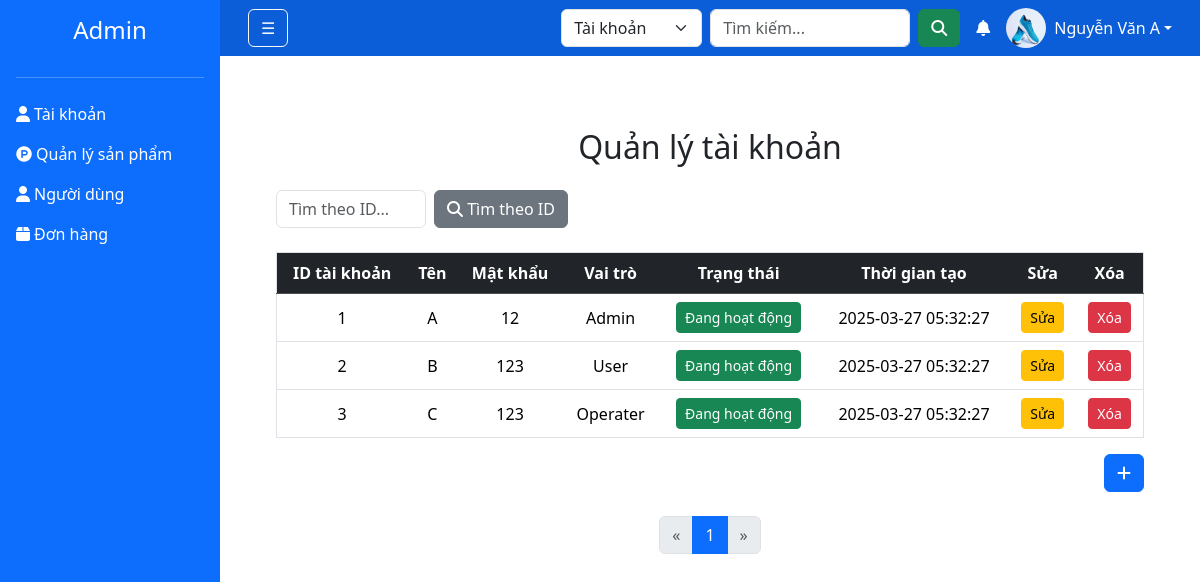
The page /admin.php (signed in) on the database its author committed.
### tables this page shows
CREATE TABLE `taikhoan` (
  `idtk` int(10) NOT NULL,
  `username` varchar(200) NOT NULL,
  `password` varchar(200) NOT NULL,
  `roleId` int(10) NOT NULL,
  `trangthai` int(10) NOT NULL DEFAULT 1,
  `thoigiantao` timestamp NOT NULL DEFAULT current_timestamp()
);

CREATE TABLE `role` (
  `roleId` int(10) NOT NULL,
  `Ten` varchar(200) NOT NULL
);

### qltk.php (the view, shortened to what this page needs)
<?php
$conn = connectData();
$limit = 8;
$page = isset($_GET['p']) && is_numeric($_GET['p']) && $_GET['p'] > 0 ? (int)$_GET['p'] : 1;
$offset = ($page - 1) * $limit;
if (isset($_GET['queryid']) && !empty($_GET['queryid'])) {
    $search = trim($_GET['queryid']);
    $sql = "
        SELECT tk.*, r.Ten
        FROM taikhoan tk
        LEFT JOIN role r ON tk.roleId = r.roleId
        WHERE tk.idtk LIKE ?
        LIMIT $limit OFFSET $offset
    ";
    $stmt = $conn->prepare($sql);
    $search_param = "%" . $search . "%";
    $stmt->bind_param("s", $search_param);
    $stmt->execute();
    $result = $stmt->get_result();
} else {
    $sql = "
        SELECT tk.*, r.Ten
        FROM taikhoan tk
        LEFT JOIN role r ON tk.roleId = r.roleId
        LIMIT $limit OFFSET $offset
    ";
    $result = $conn->query($sql);
}
?>
<!DOCTYPE html>
<html lang="vi">
<head>
    <link rel="stylesheet" href="./assets/fonts/css/all.min.css">
    <link href="./assets/bootstrap/css/bootstrap.min.css" rel="stylesheet">
</head>
<body>
    <div class="container mb-5 mt-4">
        <h2 class="text-center mb-4">Quản lý tài khoản</h2>
        <div class="row g-2 mb-4">
            <div class="">
                <div class="d-flex flex-wrap">
                    <div class="col-12 col-md-6">
                        <form action="" method="GET" class="d-flex" style="max-width: 400px;">
                            <input type="text" name="queryid" class="form-control me-2" placeholder="Tìm theo ID..." style="width: 150px;">
                            <button type="submit" class="btn btn-secondary"><i class="fa-solid fa-magnifying-glass"></i> Tìm theo ID</button>
                        </form>
                    </div>
                </div>
            </div>
        </div>
        <div class="table-responsive">
            <table class="table table-hover border align-middle text-center">
                <thead class="table-dark">
                    <tr>
                        <th>ID tài khoản</th>
                        <th>Tên</th>
                        <th>Mật khẩu</th>
                        <th>Vai trò</th>
                        <th>Trạng thái</th>
                        <th>Thời gian tạo</th>
                        <th>Sửa</th>
                        <th>Xóa</th>
                    </tr>
                </thead>
                <tbody>
                    <?php if ($result && $result->num_rows > 0): ?>
                        <?php while ($row = $result->fetch_assoc()): ?>
                            <tr>
                                <td><?= $row['idtk'] ?></td>
                                <td><?= htmlspecialchars($row['username']) ?></td>
                                <td><?= htmlspecialchars($row['password']) ?></td>
                                <td><?= $row['Ten'] ?? 'Không rõ' ?></td>
                                <td>
                                    <a href="#"
                                        class="btn btn-sm toggle-status <?= $row['trangthai'] == 1 ? 'btn-success' : 'btn-secondary' ?>"
                                        data-id="<?= $row['idtk'] ?>"
                                        data-status="<?= $row['trangthai'] ?>"
                                        id="status-<?= $row['idtk'] ?>"
                                        onclick="return confirm('Bạn có chắc chắn muốn thay đổi trạng thái tài khoản này?')">
                                        <?= $row['trangthai'] == 1 ? 'Đang hoạt động' : 'Bị khóa' ?>
                                    </a>
                                </td>
                                <td><?= $row['thoigiantao'] ?></td>
                                <td><a href="./ad/suataikhoan.php?id=<?= $row['idtk'] ?>" class="btn btn-warning btn-sm">Sửa</a></td>
                                <td><a href="./ad/xoasanpham.php?id=<?= $row['idtk'] ?>" class="btn btn-danger btn-sm" onclick="return confirm('Bạn có chắc muốn xóa không?');">Xóa</a></td>
                            </tr>
                        <?php endwhile; ?>
                    <?php else: ?>
                        <tr>
                            <td colspan="8" class="text-center text-muted">Không tìm thấy tài khoản nào.</td>
                        </tr>
                    <?php endif; ?>
                </tbody>
            </table>
        </div>
        <div class="text-end mb-4">
            <a href="./ad/themsanpham.php" class="btn btn-primary">
                <i class="fa-solid fa-plus"></i>
            </a>
        </div>
        <?php include "./assets/layout/navigation/navigation.php" ?>
    </div>
</body>
</html>

### admin.php (style rules this page uses)
:root { --navbar-height: 56px; --sidebar-width: 220px; }
body { margin: 0; padding: 0; }

### rows shown on the page
taikhoan: idtk "1", username "A", password "12", roleId.Ten "Admin", trangthai "Đang hoạt động", thoigiantao "2025-03-27 05:32:27"
taikhoan: idtk "2", username "B", password "123", roleId.Ten "User", trangthai "Đang hoạt động", thoigiantao "2025-03-27 05:32:27"
taikhoan: idtk "3", username "C", password "123", roleId.Ten "Operater", trangthai "Đang hoạt động", thoigiantao "2025-03-27 05:32:27"

### other values the page prints
$_SESSION['Ten_user'] "Nguyễn Văn A"
